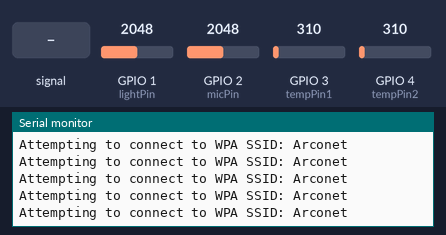
Recording of a sketch running on a simulated ESP32-S3. Parts: the last lines printed to the serial monitor. The inputs (shaded band) are chosen by the test bench; at power-on: GPIO 3 (tempPin1) = 310, GPIO 4 (tempPin2) = 310, GPIO 1 (lightPin) = 2048, GPIO 2 (micPin) = 2048. WiFi joins after 1.5 s; servers stay silent unless stated; uploads are accepted with an empty reply.

Above: at 1.4 s.
1.5 s: GPIO 2 (micPin) fed a 200 Hz sine of ±327 counts around its level
4.1 s: GPIO 3 (tempPin1) set to 372
At 4.9 s:
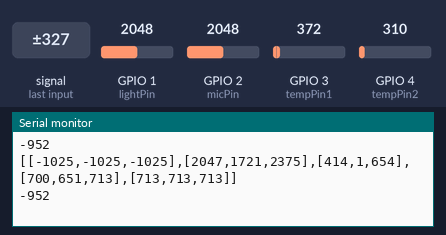
5.6 s: GPIO 4 (tempPin2) set to 372
At 6.4 s:
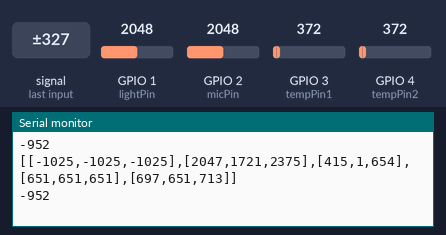
7.1 s: GPIO 1 (lightPin) set to 2866
At 7.7 s:
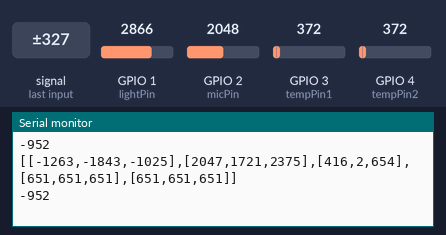
8.6 s: GPIO 2 (micPin) set to 2866
At 9.5 s:
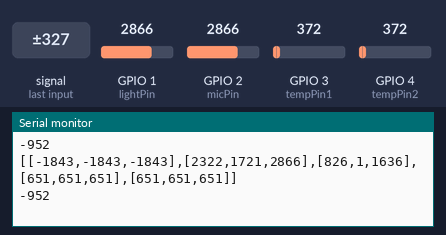
10.1 s: GPIO 2 (micPin) fed a 1000 Hz sine of ±1023 counts around its level
Timing chart, 0 to 12.6 s (numbered marks = the images above; inputs shaded):
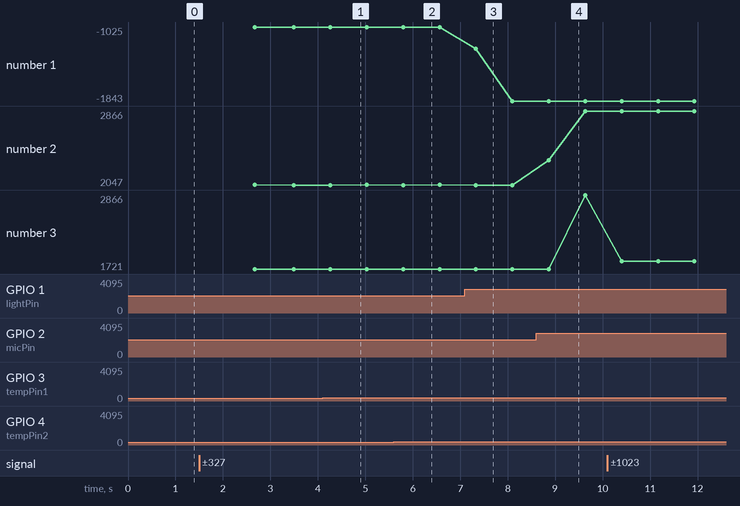

The sketch:

arcologger.ino
```cpp
#include <WiFi.h>
#include "SPI.h"

WiFiClient client;

char ssid[] = "Arconet";     //  your network SSID (name)

int wifiStatus = WL_IDLE_STATUS;

int lightPin = A0;
int micPin = A1;
int tempPin1 = A2;
int tempPin2 = A3;

int power1 = 6;
int power2 = 8;
int power3 = 9;

int gnd = 5;

int sensorValue = 0;

int sampleCount = 0;
int samplesPerUpload = 500;

float lums[3] = {0, 0, 0};
float vols[3] = {0, 0, 0};
float wavs[3] = {0, 0, 0};
float tmps1[3] = {0, 0, 0};
float tmps2[3] = {0, 0, 0};

float audioAvg = 0;

unsigned long last = 0;


void setup()
{
  Serial.begin(9600);

  pinMode(power1, OUTPUT);
  digitalWrite(power1, HIGH);
  pinMode(power2, OUTPUT);
  digitalWrite(power2, HIGH);
  pinMode(power3, OUTPUT);
  digitalWrite(power3, HIGH);

  pinMode(gnd, OUTPUT);
  digitalWrite(gnd, LOW);

  Serial.begin(115200);

  float initialSamples = 20;
  audioAvg = 0;
  for (int i = 0; i < initialSamples; i++) {
    audioAvg += float(analogRead(micPin)) / initialSamples;
    delay(10);
  }
}

void loop() {
  //last = millis();
  /**/
  while (wifiStatus != WL_CONNECTED)
  {
    Serial.print(F("Attempting to connect to WPA SSID: "));
    Serial.println(ssid);

    wifiStatus = WiFi.begin(ssid); //begin WPA
    // status = WiFi.begin(ssid, keyIndex, key); //begin WEP
  }

  while(!client.connected()){
    client.stop();
    client.connect("awesomegraphs.com", 80);
  }

  int lum = 1023 - analogRead(lightPin);
  int wav = analogRead(micPin);
  int vol = wav;
  int tmp1 = 1023 - analogRead(tempPin1);
  int tmp2 = 1023 - analogRead(tempPin2);

  //Serial.print("Reads: ");
  //Serial.println(millis()-last);
  last = millis();

  wav = abs(vol-audioAvg) * 2;

  lums[0] = (lums[0] * sampleCount + lum) / (sampleCount + 1);
  vols[0] = (vols[0] * sampleCount + vol) / (sampleCount + 1);
  wavs[0] = (wavs[0] * sampleCount + wav) / (sampleCount + 1);
  tmps1[0] = (tmps1[0] * sampleCount + tmp1) / (sampleCount + 1);
  tmps2[0] = (tmps2[0] * sampleCount + tmp2) / (sampleCount + 1);

  //Serial.print("Rolling avg: ");
  //Serial.println(millis()-last);
  last = millis();

  if (sampleCount == 0) {
    lums[1] = lums[2] = lum;
    vols[1] = vols[2] = vol;
    wavs[1] = wavs[2] = wav;
    tmps1[1] = tmps1[2] = tmp1;
    tmps2[1] = tmps2[2] = tmp2;
  } else {
    lums[1] = lums[1] > lum ? lum : lums[1];
    lums[2] = lums[2] < lum ? lum : lums[2];
    vols[1] = vols[1] > vol ? vol : vols[1];
    vols[2] = vols[2] < vol ? vol : vols[2];
    wavs[1] = wavs[1] > wav ? wav : wavs[1];
    wavs[2] = wavs[2] < wav ? wav : wavs[2];
    tmps1[1] = tmps1[1] > tmp1 ? tmp1 : tmps1[1];
    tmps1[2] = tmps1[2] < tmp1 ? tmp1 : tmps1[2];
    tmps2[1] = tmps2[1] > tmp2 ? tmp2 : tmps2[1];
    tmps2[2] = tmps2[2] < tmp2 ? tmp2 : tmps2[2];
  }
  //Serial.print("Min/Max: ");
  //Serial.println(millis()-last);
  last = millis();


  sampleCount++;
  if (sampleCount > samplesPerUpload) {
    String lumStr = "[" + String(int(lums[0])) + "," + String(int(lums[1])) + "," + String(int(lums[2])) + "]";
    String volStr = "[" + String(int(vols[0])) + "," + String(int(vols[1])) + "," + String(int(vols[2])) + "]";
    String wavStr = "[" + String(int(wavs[0])) + "," + String(int(wavs[1])) + "," + String(int(wavs[2])) + "]";
    String tmpStr1 = "[" + String(int(tmps1[0])) + "," + String(int(tmps1[1])) + "," + String(int(tmps1[2])) + "]";
    String tmpStr2 = "[" + String(int(tmps2[0])) + "," + String(int(tmps2[1])) + "," + String(int(tmps2[2])) + "]";
    String payload = "[" + lumStr + "," + volStr + "," + wavStr + "," + tmpStr1 + "," + tmpStr2 + "]";
    String tosend = "payload=" + payload;

//    Serial.print("string building: ");
//    Serial.println(millis()-last);
    last = millis();


    char payloadChar[payload.length()+1];
    payload.toCharArray(payloadChar, payload.length()+1);

//    Serial.print("string to char: ");
//    Serial.println(millis()-last);
    last = millis();

    //curl -X POST -d 'payload=[[725,725,726],[492,492,493],[0,0,1],[482,482,483],[480,480,480]]' http://awesomegraphs.com/test.json
    client.println("POST /save.json HTTP/1.1");
    client.println("Host: www.awesomegraphs.com");
    client.println("Content-type: application/x-www-form-urlencoded");
    client.println("User-Agent: Arduino/1.0");
    client.print("Content-length: ");
    client.println(tosend.length());
    client.println();
    client.print(tosend);

   Serial.println(payload);
   Serial.println(freeRam());
//    Serial.println(payloadChar);
//    Serial.println(audioAvg);
//    Serial.println("[" + lumStr + "," + volStr + "] " + String(sampleCount));

    audioAvg = (audioAvg * 4 + vols[0]) / 5;

    lums[0] = vols[0] = wavs[0] = tmps1[0] = tmps2[0] = 0;
    lums[1] = vols[1] = wavs[1] = tmps1[1] = tmps2[1] = -1;
    lums[2] = vols[2] = wavs[2] = tmps1[2] = tmps2[2] = -1;
    sampleCount = 0;
  }
}

int freeRam () {
  extern int __heap_start, *__brkval;
  int v;
  return (int) &v - (__brkval == 0 ? (int) &__heap_start : (int) __brkval);
}
```

Measured:
- after the input at 4.1 s, the serial monitor: prints a new line after 0.16 s (image 1)
- after the input at 5.6 s, the serial monitor: prints a new line after 0.20 s (image 2)
- after the input at 7.1 s, the serial monitor: prints a new line after 0.23 s (image 3)
- after the input at 8.6 s, the serial monitor: prints a new line after 0.27 s (image 4)
- plotted number 1: -1025 → -1843 after the input at 7.1 s
- plotted number 2: 2047 → 2866 after the input at 8.6 s
- plotted number 3: 1721 → 2866 after the input at 8.6 s, 2866 → 1843 after the input at 10.1 s
